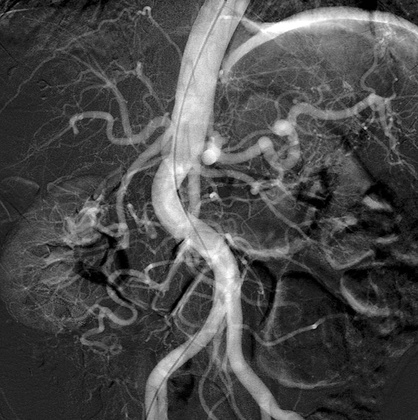
%> input picture angiogram.jpg, 418 x 420 px, shrunk from 945 x 950 before the run
$ octave histogramequa.m   (GNU Octave 9; MATLAB toolbox functions it lacks are replaced by stand-ins)
%> lines starting %> are read from the running program, lines starting %| are printed output that depends on the picture
clear;close;
f = imread('D:KTÜ Dersleri\4-1\Görüntü İşleme\MATLAB\angiogram.jpg');
%> f is the input picture: size 420x418x3 uint8; min 0, max 255, mean 74.7
a = im2gray(f);
[m n] = size(a);
%> m = 420; n = 418
h = imhist(a);
%> h = 256 values, max 3454 at index 38, min 15 at index 246, mean 685.8

normalize_h = h./(m*n);    %PDF of the image
%> normalize_h = 256 values, max 0.0197 at index 38, min 8.54e-05 at index 246, mean 0.00391

cdf = zeros(1,256);
for i=2:256
    cdf(1)=normalize_h(1);
    cdf(i)=cdf(i-1)+normalize_h(i);
end
%> after the loop, cdf = 256 values from 0.00449 to 1

l = zeros(m,n);
for m = 1:m
    for n= 1:n
        l=(a(m,n)+1);
        t(m,n)=cdf(l);
    end
end
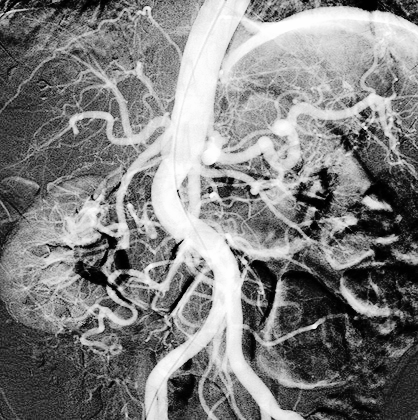
%> t: size 420x418 double; min 0.00449, max 0.999, mean 0.504


imshow(t);
%imhist(t)
figure(2);
imshow(a);
%imhist(a)
